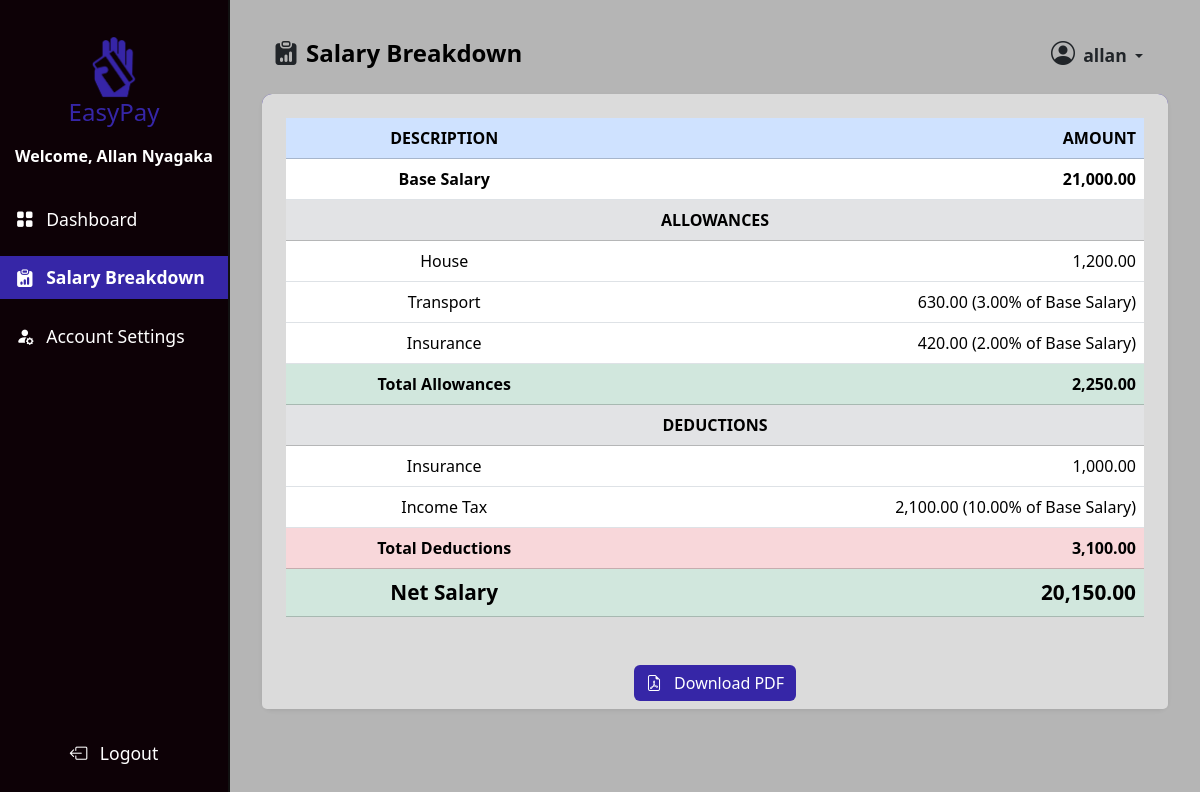
Page /salary-breakdown/ (signed in) on the committed database.
### management/models.py (models this page shows, shortened)
class Employee(models.Model):
    id_number = models.CharField(max_length=100, unique=True)
    first_name = models.CharField(max_length=50)
    last_name = models.CharField(max_length=50)
    email = models.EmailField(unique=True)
    job_group = models.ForeignKey(JobGroup, on_delete=models.SET_NULL, null=True)
    department = models.ForeignKey(Department, on_delete=models.SET_NULL, null=True)
    branch = models.ForeignKey(Branch, on_delete=models.SET_NULL, null=True)
    verified = models.BooleanField(default=False)
    user = models.OneToOneField(User, null=True, blank=True, on_delete=models.CASCADE)

class JobGroup(models.Model):
    name = models.CharField(max_length=100)
    base_salary = models.DecimalField(max_digits=11, decimal_places=2, default=0)
    allowances = models.ManyToManyField(
        Allowance, through="JobGroupAllowance", related_name="job_groups"
    )
    deductions = models.ManyToManyField(
        Deduction, through="JobGroupDeduction", related_name="job_groups"
    )
    def calculate_total_allowances(self):
        total = Decimal(0)
        for job_group_allowance in self.jobgroupallowance_set.all():
            value = Decimal(job_group_allowance.value)
            if job_group_allowance.calculation_type == "percentage":
                total += (value / Decimal(100)) * Decimal(self.base_salary)
            else:  # Fixed amount
                total += value
        return total
    def calculate_total_deductions(self):
        total = Decimal(0)
        for job_group_deduction in self.jobgroupdeduction_set.all():
            value = Decimal(job_group_deduction.value)
            if job_group_deduction.calculation_type == "percentage":
                total += (value / Decimal(100)) * Decimal(self.base_salary)
            else:  # Fixed amount
                total += value
        return total
    def calculate_net_salary(self):
        base_salary = Decimal(self.base_salary)
        total_allowances = self.calculate_total_allowances()
        total_deductions = self.calculate_total_deductions()
        net_salary = base_salary + total_allowances - total_deductions
        return net_salary

class Allowance(models.Model):
    name = models.CharField(max_length=100, unique=True)

class JobGroupAllowance(models.Model):
    CALCULATION_TYPES = [
        ("percentage", "Percentage"),
        ("fixed", "Fixed Amount"),
    ]
    job_group = models.ForeignKey(JobGroup, on_delete=models.CASCADE)
    allowance = models.ForeignKey(Allowance, on_delete=models.CASCADE)
    value = models.DecimalField(max_digits=11, decimal_places=2, default=0)
    calculation_type = models.CharField(
        max_length=15,
        choices=CALCULATION_TYPES,
        default="fixed",  # Default to fixed if not specified
    )
    class Meta:
        unique_together = ("job_group", "allowance")

class Deduction(models.Model):
    name = models.CharField(max_length=100, unique=True)

class JobGroupDeduction(models.Model):
    CALCULATION_TYPES = [
        ("percentage", "Percentage"),
        ("fixed", "Fixed Amount"),
    ]
    job_group = models.ForeignKey(JobGroup, on_delete=models.CASCADE)
    deduction = models.ForeignKey(Deduction, on_delete=models.CASCADE)
    value = models.DecimalField(max_digits=11, decimal_places=2, default=0)
    calculation_type = models.CharField(
        max_length=15,
        choices=CALCULATION_TYPES,
        default="fixed",  # Default to fixed if not specified
    )
    class Meta:
        unique_together = ("job_group", "deduction")

### employees/views.py (the view)
# urls.py: path("salary-breakdown/", salary_breakdown, name="salary_breakdown"),
@login_required(login_url="login_employee")
def salary_breakdown(request):
    employee = get_object_or_404(Employee, user=request.user)
    job_group = employee.job_group
    base_salary = job_group.base_salary
    total_allowances = Decimal(0)
    allowances = []
    for job_group_allowance in job_group.jobgroupallowance_set.all():
        if job_group_allowance.calculation_type == "percentage":
            allowance_amount = (job_group_allowance.value / 100) * base_salary
        else:  # Fixed amount
            allowance_amount = job_group_allowance.value
        total_allowances += allowance_amount
        allowances.append(
            {
                "name": job_group_allowance.allowance.name,
                "calculation_type": job_group_allowance.calculation_type,
                "value": job_group_allowance.value,
                "amount": allowance_amount,
            }
        )
    total_deductions = Decimal(0)
    deductions = []
    for job_group_deduction in job_group.jobgroupdeduction_set.all():
        if job_group_deduction.calculation_type == "percentage":
            deduction_amount = (job_group_deduction.value / 100) * base_salary
        else:  # Fixed amount
            deduction_amount = job_group_deduction.value
        total_deductions += deduction_amount
        deductions.append(
            {
                "name": job_group_deduction.deduction.name,
                "calculation_type": job_group_deduction.calculation_type,
                "value": job_group_deduction.value,
                "amount": deduction_amount,
            }
        )
    net_salary = job_group.calculate_net_salary()
    net_salary = round(net_salary, 2)
    context = {
        "employee": employee,
        "job_group": job_group,
        "base_salary": base_salary,
        "allowances": allowances,
        "total_allowances": total_allowances,
        "deductions": deductions,
        "total_deductions": total_deductions,
        "net_salary": net_salary,
    }
    return render(request, "layouts/salary_breakdown.html", context)

### employees/templates/layouts/salary_breakdown.html (shortened to what this page needs)
{% extends "layouts/dashboard_layout.html" %}
{% load static %}
{% load humanize %}
{% block content %}
  <div class="container-fluid">
    <main class="main-content">
      <nav class="navbar navbar-expand-lg dash-nav">
        <div class="container-fluid">
          <i class="bi bi-clipboard-data-fill me-2" style="font-size: 1.5rem"></i>
          <h1 class="navbar-brand fw-bold mb-0" style="font-size: 1.5rem">Salary Breakdown</h1>
          <div class="collapse navbar-collapse" id="navbarNav">
            <ul class="navbar-nav ms-auto">
              <li class="nav-item">
                <div class="dropdown">
                  <button class="btn dropdown-toggle"
                          type="button"
                          data-bs-toggle="dropdown"
                          aria-expanded="false">
                    <i class="bi bi-person-circle me-1" style="font-size: 1.5rem"></i>
                    <span class="fw-bold" style="font-size: 1.1rem;">{{ user.username }}</span>
                  </button>
                </div>
              </li>
            </ul>
          </div>
        </div>
      </nav>
      <div class="card mt-2 shadow-sm border-0"
           style="background-color: #3626a7">
        <div class="card-body p-4"
             style="background-color: #dbdbdb;
                    border-top-right-radius: 10px;
                    border-top-left-radius: 10px">
          <table class="table table-hover align-middle mb-0">
            <thead>
              <tr class="table-primary">
                <th scope="col" class="text-uppercase">Description</th>
                <th scope="col" class="text-uppercase text-end">Amount</th>
              </tr>
            </thead>
            <tbody>
              <tr>
                <td class="fw-bold">Base Salary</td>
                <td class="fw-bold text-end">{{ base_salary|floatformat:2|intcomma }}</td>
              </tr>
              <tr class="table-secondary">
                <td colspan="2" class="fw-bold text-uppercase">Allowances</td>
              </tr>
              {% for allowance in allowances %}
                <tr>
                  <td>{{ allowance.name }}</td>
                  <td class="text-end">
                    {% if allowance.calculation_type == "percentage" %}
                      {{ allowance.amount|floatformat:2|intcomma }}
                      ({{ allowance.value|floatformat:2|intcomma }}% of Base Salary)
                    {% else %}
                      {{ allowance.amount|floatformat:2|intcomma }}
                    {% endif %}
                  </td>
                </tr>
              {% endfor %}
              <tr class="table-success">
                <td class="fw-bold">Total Allowances</td>
                <td class="fw-bold text-end">{{ total_allowances|floatformat:2|intcomma }}</td>
              </tr>
              <tr class="table-secondary">
                <td colspan="2" class="fw-bold text-uppercase">Deductions</td>
              </tr>
              {% for deduction in deductions %}
                <tr>
                  <td>{{ deduction.name }}</td>
                  <td class="text-end">
                    {% if deduction.calculation_type == "percentage" %}
                      {{ deduction.amount|floatformat:2|intcomma }}
                      ({{ deduction.value|floatformat:2|intcomma }}% of Base Salary)
                    {% else %}
                      {{ deduction.amount|floatformat:2|intcomma }}
                    {% endif %}
                  </td>
                </tr>
              {% endfor %}
              <tr class="table-danger">
                <td class="fw-bold">Total Deductions</td>
                <td class="fw-bold text-end">{{ total_deductions|floatformat:2|intcomma }}</td>
              </tr>
            </tbody>
            <tfoot>
              <tr class="table-success">
                <td class="fw-bold" style="font-size: 1.3rem;">Net Salary</td>
                <td class="fw-bold text-end" style="font-size: 1.3rem;">{{ net_salary|floatformat:2|intcomma }}</td>
              </tr>
            </tfoot>
          </table>
        </div>
        <div class="card-footer border-top-0" style="background-color: #dbdbdb">
          <div class="d-flex justify-content-center">
            <a href="{% url 'generate_salary_pdf' %}"
               class="btn mt-3"
               style="background-color: #3626a7;
                      color: #ffffff">
              <i class="bi bi-file-earmark-pdf me-2"></i>
              <span>Download PDF</span>
            </a>
          </div>
        </div>
      </div>
    </main>
  </div>
{% endblock content %}

### main/templates/layouts/dashboard_layout.html (shortened to what this page needs)
{% load static %}
<!DOCTYPE html>
<html lang="en">
  <head>
    <link href="https://cdn.jsdelivr.net/npm/bootstrap@5.3.3/dist/css/bootstrap.min.css"
          rel="stylesheet"
 />
    <link rel="stylesheet" href="{% static 'css/dashboard.css' %}" />
    <link rel="stylesheet"
          href="https://cdn.jsdelivr.net/npm/bootstrap-icons@1.11.3/font/bootstrap-icons.min.css">
  </head>
  <body>
    <div class="toast-container position-fixed top-0 start-50 translate-middle-x p-3"
         style="z-index: 1100">
    </div>
    <nav">
      <div class="sidebar d-flex flex-column">
        <div class="sidebar-header text-center">
          <a href="{% url 'home' %}">
            <img src="{% static 'images/logo.png' %}" alt="" width="62" height="62" />
            <h4 class="mb-0">EasyPay</h4>
          </a>
        </div>
        <div class="container d-flex align-items-center justify-content-center">
          <h6 class="mb-4 fw-bold text-white">Welcome, {{ employee.first_name }} {{ employee.last_name }}</h6>
        </div>
        <div class="sidebar-body text-white">
          <ul class="nav flex-column">
            <li class="nav-item py-2">
              <a class="nav-link {% if request.resolver_match.url_name == 'employee_dashboard' %}active{% endif %}"
                 href="{% url 'employee_dashboard' %}">
                <i class="bi bi-grid-fill me-2"></i>
                <span>Dashboard</span>
              </a>
            </li>
            <li class="nav-item py-2">
              <a class="nav-link {% if request.resolver_match.url_name == 'salary_breakdown' %}active{% endif %}"
                 href="{% url 'salary_breakdown' %}">
                <i class="bi bi-clipboard-data-fill me-2"></i>
                <span>Salary Breakdown</span>
              </a>
            </li>
            <li class="nav-item py-2">
              <a class="nav-link {% if request.resolver_match.url_name == 'account_settings' %}active{% endif %}"
                 href="{% url 'account_settings' %}">
                <i class="bi bi-person-fill-gear me-2"></i>
                <span>Account Settings</span>
              </a>
            </li>
          </ul>
        </div>
        <div class="sidebar-footer text-center mb-4">
          <a class="nav-link" href="{% url 'logout_employee' %}">
            <i class="bi bi-box-arrow-left me-2"></i>
            <span>Logout</span>
          </a>
        </div>
      </div>
    {% block content %}
    {% endblock content %}
  </body>
</html>

### main/static/css/dashboard.css (style rules this page uses)
body { background-color: #b5b5b5; }
a { text-decoration: none; }
.sidebar { background-color: #0d0106; height: 100vh; width: 230px; position: fixed; top: 0; left: 0; padding-top: 1rem; border-right: 2px solid #111; }
.sidebar a { text-decoration: none; color: #ffffff; }
.nav-link.active { background-color: #3626a7; color: white; font-weight: bold; position: relative; }
.sidebar-header { padding: 20px; }
.sidebar-header h4 { color: #3626a7; }
.sidebar-body, .sidebar-footer { font-size: 1.1rem; }
.sidebar .nav { flex-grow: 1; }
.sidebar .sidebar-footer { margin-top: auto; padding: 10px; }
.main-content { margin-left: 230px; padding: 20px; flex-grow: 1; display: flex; flex-direction: column; }
.dash-nav { width: 100%; }
.card { flex: 1; display: flex; flex-direction: column; justify-content: space-between; height: 100%; border-radius: 10px; border: none; background-color: #dbdbdb; }
.card-body { display: flex; flex-direction: column; height: 100%; text-align: center; }
.card-footer .btn { background-color: transparent; color: #ffffff; border: none; }

### rows in the picture
Employee: first_name "Allan", last_name "Nyagaka"
JobGroup: base_salary "21,000.00"
Allowance: name "House"
JobGroupAllowance: amount "1,200.00"
Allowance: name "Transport"
JobGroupAllowance: value "3.00"
Allowance: name "Insurance"
JobGroupAllowance: value "2.00"
Deduction: name "Insurance"
JobGroupDeduction: amount "1,000.00"
Deduction: name "Income Tax"
JobGroupDeduction: value "10.00"

### other values in the picture
{{ user.username }} "allan"
{{ allowance.amount|floatformat:2|intcomma }} "630.00" "420.00"
{{ total_allowances|floatformat:2|intcomma }} "2,250.00"
{{ deduction.amount|floatformat:2|intcomma }} "2,100.00"
{{ total_deductions|floatformat:2|intcomma }} "3,100.00"
{{ net_salary|floatformat:2|intcomma }} "20,150.00"
